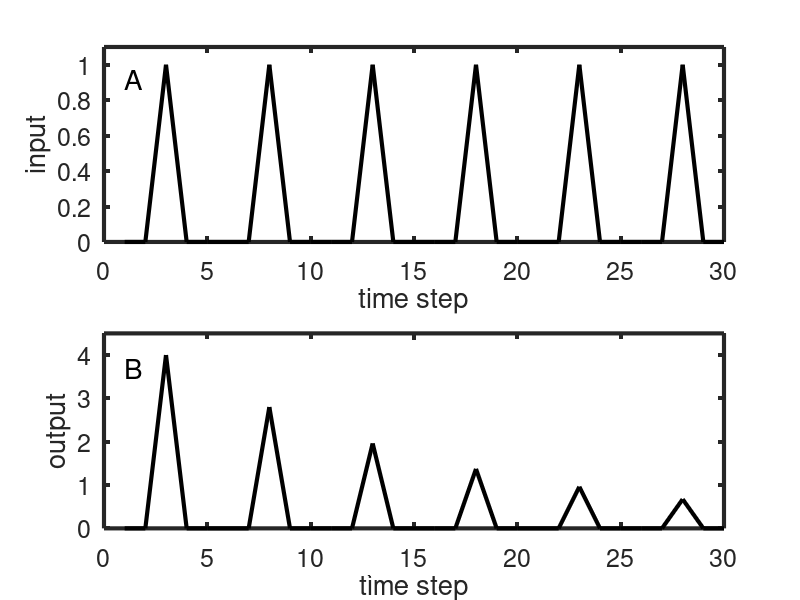

Source code (MATLAB):
% habGWRfig.m
% this script sets up a very simple simulation of habituation
% of the Aplysia gill withdrawl reflex

stv=4; % set start weight value

dec=0.7; % set weight decrement

pls=[0 0 1 0 0]; % set up a pulse

x=[pls pls pls pls pls pls]; % set up a series of pulses as the input

[dum nTs]=size(x); % find the size of the input time series

y=zeros(1,nTs); % set up a hold vector for the output time series

v=stv; % set weight to start weight value

for t=1:nTs, % at each time step
    y(t)=v*x(t); % find the output 
    if x(t)>0, % if the input is present
        v=v*dec; % then decrement the weight
    end % end the conditional
end % end the for loop

lw=3; % set line width
fs=18; % set font size
clf % clear the plotting window
subplot(211) % set up the top subplot
plot(x,'k','linewidth',lw) % plot out the input time series
axis([0 nTs 0 1.1]) % reset the axis limits
xlabel('time step','fontsize',fs) % label the x axis
ylabel('input','fontsize',fs) % label the y asis
text(1,0.92,'A','fontsize',fs+2) % place the letter A near the top-left
set(gca,'fontsize',fs)
set(gca,'linewidth',lw)
subplot(212) % set up the bottom subplot
plot(y,'k','linewidth',lw) % plot our the output time series
axis([0 nTs 0 stv+0.5]) % reset the axis limits
xlabel('time step','fontsize',fs) % label the x axis
ylabel('output','fontsize',fs) % label the y axis
text(1,3.7,'B','fontsize',fs+2) % place the letter B near the top-left
set(gca,'fontsize',fs)
set(gca,'linewidth',lw)





